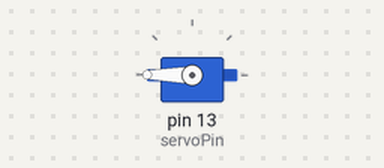
This sketch was run on a simulated Arduino Uno, built with avr-gcc and run on an emulated ATmega328P. On the bench: servo.

Above: at 1.05 s.
Timing chart, 0 to 5.6 s (numbered marks = the images above):
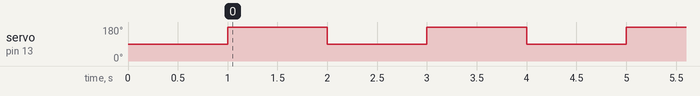

The sketch:

ParkingLotBarrier.ino
```cpp
#include <Servo.h>

Servo barrier;

int servoPin = 13;

void setup() {
  barrier.attach(servoPin);

  barrier.write(90);
  delay(1000);

  barrier.write(180);

}

void loop() {
  // put your main code here, to run repeatedly:
  barrier.write(180);
  delay(1000);
  barrier.write(90);
  delay(1000);
}
```

Measured:
- by itself, servo on pin 13 (servoPin): alternates 180° for 1.0 s and 90° for 1.0 s
